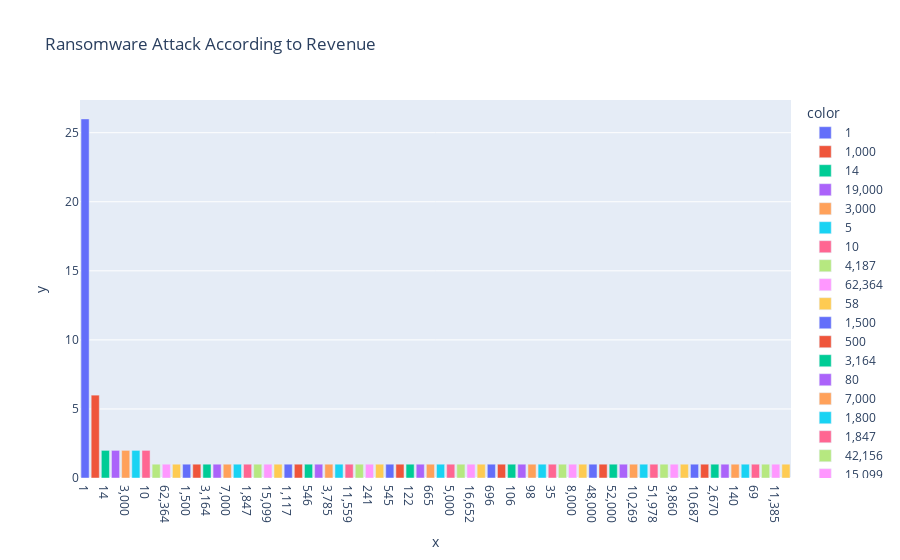

The code cell stored with this chart in its notebook:
### Code cell
rev = df['Revenue'].value_counts()
fig = px.bar(df,x=rev.index.values,y=rev.values,color=rev.index.values,title='Ransomware Attack According to Revenue')
fig

### Figure 1 — Plotly figure (JSON) as saved in the notebook; plotly's stock layout.template omitted (floating-point values rounded to 4 significant figures)
{"data": [{"alignmentgroup": "True", "hovertemplate": "color=1<br>x=%{x}<br>y=%{y}<extra></extra>", "legendgroup": "1", "marker": {"color": "#636efa", "pattern": {"shape": ""}}, "name": "1", "offsetgroup": "1", "orientation": "v", "showlegend": true, "textposition": "auto", "type": "bar", "x": ["1"], "xaxis": "x", "y": [26], "yaxis": "y"}, {"alignmentgroup": "True", "hovertemplate": "color=1,000<br>x=%{x}<br>y=%{y}<extra></extra>", "legendgroup": "1,000", "marker": {"color": "#EF553B", "pattern": {"shape": ""}}, "name": "1,000", "offsetgroup": "1,000", "orientation": "v", "showlegend": true, "textposition": "auto", "type": "bar", "x": ["1,000"], "xaxis": "x", "y": [6], "yaxis": "y"}, {"alignmentgroup": "True", "hovertemplate": "color=14<br>x=%{x}<br>y=%{y}<extra></extra>", "legendgroup": "14", "marker": {"color": "#00cc96", "pattern": {"shape": ""}}, "name": "14", "offsetgroup": "14", "orientation": "v", "showlegend": true, "textposition": "auto", "type": "bar", "x": ["14"], "xaxis": "x", "y": [2], "yaxis": "y"}, {"alignmentgroup": "True", "hovertemplate": "color=19,000<br>x=%{x}<br>y=%{y}<extra></extra>", "legendgroup": "19,000", "marker": {"color": "#ab63fa", "pattern": {"shape": ""}}, "name": "19,000", "offsetgroup": "19,000", "orientation": "v", "showlegend": true, "textposition": "auto", "type": "bar", "x": ["19,000"], "xaxis": "x", "y": [2], "yaxis": "y"}, {"alignmentgroup": "True", "hovertemplate": "color=3,000<br>x=%{x}<br>y=%{y}<extra></extra>", "legendgroup": "3,000", "marker": {"color": "#FFA15A", "pattern": {"shape": ""}}, "name": "3,000", "offsetgroup": "3,000", "orientation": "v", "showlegend": true, "textposition": "auto", "type": "bar", "x": ["3,000"], "xaxis": "x", "y": [2], "yaxis": "y"}, {"alignmentgroup": "True", "hovertemplate": "color=5<br>x=%{x}<br>y=%{y}<extra></extra>", "legendgroup": "5", "marker": {"color": "#19d3f3", "pattern": {"shape": ""}}, "name": "5", "offsetgroup": "5", "orientation": "v", "showlegend": true, "textposition": "auto", "type": "bar", "x": ["5"], "xaxis": "x", "y": [2], "yaxis": "y"}, {"alignmentgroup": "True", "hovertemplate": "color=10<br>x=%{x}<br>y=%{y}<extra></extra>", "legendgroup": "10", "marker": {"color": "#FF6692", "pattern": {"shape": ""}}, "name": "10", "offsetgroup": "10", "orientation": "v", "showlegend": true, "textposition": "auto", "type": "bar", "x": ["10"], "xaxis": "x", "y": [2], "yaxis": "y"}, {"alignmentgroup": "True", "hovertemplate": "color=4,187<br>x=%{x}<br>y=%{y}<extra></extra>", "legendgroup": "4,187", "marker": {"color": "#B6E880", "pattern": {"shape": ""}}, "name": "4,187", "offsetgroup": "4,187", "orientation": "v", "showlegend": true, "textposition": "auto", "type": "bar", "x": ["4,187"], "xaxis": "x", "y": [1], "yaxis": "y"}, {"alignmentgroup": "True", "hovertemplate": "color=62,364<br>x=%{x}<br>y=%{y}<extra></extra>", "legendgroup": "62,364", "marker": {"color": "#FF97FF", "pattern": {"shape": ""}}, "name": "62,364", "offsetgroup": "62,364", "orientation": "v", "showlegend": true, "textposition": "auto", "type": "bar", "x": ["62,364"], "xaxis": "x", "y": [1], "yaxis": "y"}, {"alignmentgroup": "True", "hovertemplate": "color=58<br>x=%{x}<br>y=%{y}<extra></extra>", "legendgroup": "58", "marker": {"color": "#FECB52", "pattern": {"shape": ""}}, "name": "58", "offsetgroup": "58", "orientation": "v", "showlegend": true, "textposition": "auto", "type": "bar", "x": ["58"], "xaxis": "x", "y": [1], "yaxis": "y"}, {"alignmentgroup": "True", "hovertemplate": "color=1,500<br>x=%{x}<br>y=%{y}<extra></extra>", "legendgroup": "1,500", "marker": {"color": "#636efa", "pattern": {"shape": ""}}, "name": "1,500", "offsetgroup": "1,500", "orientation": "v", "showlegend": true, "textposition": "auto", "type": "bar", "x": ["1,500"], "xaxis": "x", "y": [1], "yaxis": "y"}, {"alignmentgroup": "True", "hovertemplate": "color=500<br>x=%{x}<br>y=%{y}<extra></extra>", "legendgroup": "500", "marker": {"color": "#EF553B", "pattern": {"shape": ""}}, "name": "500", "offsetgroup": "500", "orientation": "v", "showlegend": true, "textposition": "auto", "type": "bar", "x": ["500"], "xaxis": "x", "y": [1], "yaxis": "y"}, {"alignmentgroup": "True", "hovertemplate": "color=3,164<br>x=%{x}<br>y=%{y}<extra></extra>", "legendgroup": "3,164", "marker": {"color": "#00cc96", "pattern": {"shape": ""}}, "name": "3,164", "offsetgroup": "3,164", "orientation": "v", "showlegend": true, "textposition": "auto", "type": "bar", "x": ["3,164"], "xaxis": "x", "y": [1], "yaxis": "y"}, {"alignmentgroup": "True", "hovertemplate": "color=80<br>x=%{x}<br>y=%{y}<extra></extra>", "legendgroup": "80", "marker": {"color": "#ab63fa", "pattern": {"shape": ""}}, "name": "80", "offsetgroup": "80", "orientation": "v", "showlegend": true, "textposition": "auto", "type": "bar", "x": ["80"], "xaxis": "x", "y": [1], "yaxis": "y"}, {"alignmentgroup": "True", "hovertemplate": "color=7,000<br>x=%{x}<br>y=%{y}<extra></extra>", "legendgroup": "7,000", "marker": {"color": "#FFA15A", "pattern": {"shape": ""}}, "name": "7,000", "offsetgroup": "7,000", "orientation": "v", "showlegend": true, "textposition": "auto", "type": "bar", "x": ["7,000"], "xaxis": "x", "y": [1], "yaxis": "y"}, {"alignmentgroup": "True", "hovertemplate": "color=1,800<br>x=%{x}<br>y=%{y}<extra></extra>", "legendgroup": "1,800", "marker": {"color": "#19d3f3", "pattern": {"shape": ""}}, "name": "1,800", "offsetgroup": "1,800", "orientation": "v", "showlegend": true, "textposition": "auto", "type": "bar", "x": ["1,800"], "xaxis": "x", "y": [1], "yaxis": "y"}, {"alignmentgroup": "True", "hovertemplate": "color=1,847<br>x=%{x}<br>y=%{y}<extra></extra>", "legendgroup": "1,847", "marker": {"color": "#FF6692", "pattern": {"shape": ""}}, "name": "1,847", "offsetgroup": "1,847", "orientation": "v", "showlegend": true, "textposition": "auto", "type": "bar", "x": ["1,847"], "xaxis": "x", "y": [1], "yaxis": "y"}, {"alignmentgroup": "True", "hovertemplate": "color=42,156<br>x=%{x}<br>y=%{y}<extra></extra>", "legendgroup": "42,156", "marker": {"color": "#B6E880", "pattern": {"shape": ""}}, "name": "42,156", "offsetgroup": "42,156", "orientation": "v", "showlegend": true, "textposition": "auto", "type": "bar", "x": ["42,156"], "xaxis": "x", "y": [1], "yaxis": "y"}, {"alignmentgroup": "True", "hovertemplate": "color=15,099<br>x=%{x}<br>y=%{y}<extra></extra>", "legendgroup": "15,099", "marker": {"color": "#FF97FF", "pattern": {"shape": ""}}, "name": "15,099", "offsetgroup": "15,099", "orientation": "v", "showlegend": true, "textposition": "auto", "type": "bar", "x": ["15,099"], "xaxis": "x", "y": [1], "yaxis": "y"}, {"alignmentgroup": "True", "hovertemplate": "color=1,012<br>x=%{x}<br>y=%{y}<extra></extra>", "legendgroup": "1,012", "marker": {"color": "#FECB52", "pattern": {"shape": ""}}, "name": "1,012", "offsetgroup": "1,012", "orientation": "v", "showlegend": true, "textposition": "auto", "type": "bar", "x": ["1,012"], "xaxis": "x", "y": [1], "yaxis": "y"}, {"alignmentgroup": "True", "hovertemplate": "color=1,117<br>x=%{x}<br>y=%{y}<extra></extra>", "legendgroup": "1,117", "marker": {"color": "#636efa", "pattern": {"shape": ""}}, "name": "1,117", "offsetgroup": "1,117", "orientation": "v", "showlegend": true, "textposition": "auto", "type": "bar", "x": ["1,117"], "xaxis": "x", "y": [1], "yaxis": "y"}, {"alignmentgroup": "True", "hovertemplate": "color=300<br>x=%{x}<br>y=%{y}<extra></extra>", "legendgroup": "300", "marker": {"color": "#EF553B", "pattern": {"shape": ""}}, "name": "300", "offsetgroup": "300", "orientation": "v", "showlegend": true, "textposition": "auto", "type": "bar", "x": ["300"], "xaxis": "x", "y": [1], "yaxis": "y"}, {"alignmentgroup": "True", "hovertemplate": "color=546<br>x=%{x}<br>y=%{y}<extra></extra>", "legendgroup": "546", "marker": {"color": "#00cc96", "pattern": {"shape": ""}}, "name": "546", "offsetgroup": "546", "orientation": "v", "showlegend": true, "textposition": "auto", "type": "bar", "x": ["546"], "xaxis": "x", "y": [1], "yaxis": "y"}, {"alignmentgroup": "True", "hovertemplate": "color=81,591<br>x=%{x}<br>y=%{y}<extra></extra>", "legendgroup": "81,591", "marker": {"color": "#ab63fa", "pattern": {"shape": ""}}, "name": "81,591", "offsetgroup": "81,591", "orientation": "v", "showlegend": true, "textposition": "auto", "type": "bar", "x": ["81,591"], "xaxis": "x", "y": [1], "yaxis": "y"}, {"alignmentgroup": "True", "hovertemplate": "color=3,785<br>x=%{x}<br>y=%{y}<extra></extra>", "legendgroup": "3,785", "marker": {"color": "#FFA15A", "pattern": {"shape": ""}}, "name": "3,785", "offsetgroup": "3,785", "orientation": "v", "showlegend": true, "textposition": "auto", "type": "bar", "x": ["3,785"], "xaxis": "x", "y": [1], "yaxis": "y"}, {"alignmentgroup": "True", "hovertemplate": "color=3<br>x=%{x}<br>y=%{y}<extra></extra>", "legendgroup": "3", "marker": {"color": "#19d3f3", "pattern": {"shape": ""}}, "name": "3", "offsetgroup": "3", "orientation": "v", "showlegend": true, "textposition": "auto", "type": "bar", "x": ["3"], "xaxis": "x", "y": [1], "yaxis": "y"}, {"alignmentgroup": "True", "hovertemplate": "color=11,559<br>x=%{x}<br>y=%{y}<extra></extra>", "legendgroup": "11,559", "marker": {"color": "#FF6692", "pattern": {"shape": ""}}, "name": "11,559", "offsetgroup": "11,559", "orientation": "v", "showlegend": true, "textposition": "auto", "type": "bar", "x": ["11,559"], "xaxis": "x", "y": [1], "yaxis": "y"}, {"alignmentgroup": "True", "hovertemplate": "color=87,000<br>x=%{x}<br>y=%{y}<extra></extra>", "legendgroup": "87,000", "marker": {"color": "#B6E880", "pattern": {"shape": ""}}, "name": "87,000", "offsetgroup": "87,000", "orientation": "v", "showlegend": true, "textposition": "auto", "type": "bar", "x": ["87,000"], "xaxis": "x", "y": [1], "yaxis": "y"}, {"alignmentgroup": "True", "hovertemplate": "color=241<br>x=%{x}<br>y=%{y}<extra></extra>", "legendgroup": "241", "marker": {"color": "#FF97FF", "pattern": {"shape": ""}}, "name": "241", "offsetgroup": "241", "orientation": "v", "showlegend": true, "textposition": "auto", "type": "bar", "x": ["241"], "xaxis": "x", "y": [1], "yaxis": "y"}, {"alignmentgroup": "True", "hovertemplate": "color=29<br>x=%{x}<br>y=%{y}<extra></extra>", "legendgroup": "29", "marker": {"color": "#FECB52", "pattern": {"shape": ""}}, "name": "29", "offsetgroup": "29", "orientation": "v", "showlegend": true, "textposition": "auto", "type": "bar", "x": ["29"], "xaxis": "x", "y": [1], "yaxis": "y"}, {"alignmentgroup": "True", "hovertemplate": "color=545<br>x=%{x}<br>y=%{y}<extra></extra>", "legendgroup": "545", "marker": {"color": "#636efa", "pattern": {"shape": ""}}, "name": "545", "offsetgroup": "545", "orientation": "v", "showlegend": true, "textposition": "auto", "type": "bar", "x": ["545"], "xaxis": "x", "y": [1], "yaxis": "y"}, {"alignmentgroup": "True", "hovertemplate": "color=163<br>x=%{x}<br>y=%{y}<extra></extra>", "legendgroup": "163", "marker": {"color": "#EF553B", "pattern": {"shape": ""}}, "name": "163", "offsetgroup": "163", "orientation": "v", "showlegend": true, "textposition": "auto", "type": "bar", "x": ["163"], "xaxis": "x", "y": [1], "yaxis": "y"}, {"alignmentgroup": "True", "hovertemplate": "color=122<br>x=%{x}<br>y=%{y}<extra></extra>", "legendgroup": "122", "marker": {"color": "#00cc96", "pattern": {"shape": ""}}, "name": "122", "offsetgroup": "122", "orientation": "v", "showlegend": true, "textposition": "auto", "type": "bar", "x": ["122"], "xaxis": "x", "y": [1], "yaxis": "y"}, {"alignmentgroup": "True", "hovertemplate": "color=39,722<br>x=%{x}<br>y=%{y}<extra></extra>", "legendgroup": "39,722", "marker": {"color": "#ab63fa", "pattern": {"shape": ""}}, "name": "39,722", "offsetgroup": "39,722", "orientation": "v", "showlegend": true, "textposition": "auto", "type": "bar", "x": ["39,722"], "xaxis": "x", "y": [1], "yaxis": "y"}, {"alignmentgroup": "True", "hovertemplate": "color=665<br>x=%{x}<br>y=%{y}<extra></extra>", "legendgroup": "665", "marker": {"color": "#FFA15A", "pattern": {"shape": ""}}, "name": "665", "offsetgroup": "665", "orientation": "v", "showlegend": true, "textposition": "auto", "type": "bar", "x": ["665"], "xaxis": "x", "y": [1], "yaxis": "y"}, {"alignmentgroup": "True", "hovertemplate": "color=201<br>x=%{x}<br>y=%{y}<extra></extra>", "legendgroup": "201", "marker": {"color": "#19d3f3", "pattern": {"shape": ""}}, "name": "201", "offsetgroup": "201", "orientation": "v", "showlegend": true, "textposition": "auto", "type": "bar", "x": ["201"], "xaxis": "x", "y": [1], "yaxis": "y"}, {"alignmentgroup": "True", "hovertemplate": "color=5,000<br>x=%{x}<br>y=%{y}<extra></extra>", "legendgroup": "5,000", "marker": {"color": "#FF6692", "pattern": {"shape": ""}}, "name": "5,000", "offsetgroup": "5,000", "orientation": "v", "showlegend": true, "textposition": "auto", "type": "bar", "x": ["5,000"], "xaxis": "x", "y": [1], "yaxis": "y"}, {"alignmentgroup": "True", "hovertemplate": "color=2,000<br>x=%{x}<br>y=%{y}<extra></extra>", "legendgroup": "2,000", "marker": {"color": "#B6E880", "pattern": {"shape": ""}}, "name": "2,000", "offsetgroup": "2,000", "orientation": "v", "showlegend": true, "textposition": "auto", "type": "bar", "x": ["2,000"], "xaxis": "x", "y": [1], "yaxis": "y"}, {"alignmentgroup": "True", "hovertemplate": "color=16,652<br>x=%{x}<br>y=%{y}<extra></extra>", "legendgroup": "16,652", "marker": {"color": "#FF97FF", "pattern": {"shape": ""}}, "name": "16,652", "offsetgroup": "16,652", "orientation": "v", "showlegend": true, "textposition": "auto", "type": "bar", "x": ["16,652"], "xaxis": "x", "y": [1], "yaxis": "y"}, {"alignmentgroup": "True", "hovertemplate": "color=5,170<br>x=%{x}<br>y=%{y}<extra></extra>", "legendgroup": "5,170", "marker": {"color": "#FECB52", "pattern": {"shape": ""}}, "name": "5,170", "offsetgroup": "5,170", "orientation": "v", "showlegend": true, "textposition": "auto", "type": "bar", "x": ["5,170"], "xaxis": "x", "y": [1], "yaxis": "y"}, {"alignmentgroup": "True", "hovertemplate": "color=696<br>x=%{x}<br>y=%{y}<extra></extra>", "legendgroup": "696", "marker": {"color": "#636efa", "pattern": {"shape": ""}}, "name": "696", "offsetgroup": "696", "orientation": "v", "showlegend": true, "textposition": "auto", "type": "bar", "x": ["696"], "xaxis": "x", "y": [1], "yaxis": "y"}, {"alignmentgroup": "True", "hovertemplate": "color=23,000<br>x=%{x}<br>y=%{y}<extra></extra>", "legendgroup": "23,000", "marker": {"color": "#EF553B", "pattern": {"shape": ""}}, "name": "23,000", "offsetgroup": "23,000", "orientation": "v", "showlegend": true, "textposition": "auto", "type": "bar", "x": ["23,000"], "xaxis": "x", "y": [1], "yaxis": "y"}, {"alignmentgroup": "True", "hovertemplate": "color=106<br>x=%{x}<br>y=%{y}<extra></extra>", "legendgroup": "106", "marker": {"color": "#00cc96", "pattern": {"shape": ""}}, "name": "106", "offsetgroup": "106", "orientation": "v", "showlegend": true, "textposition": "auto", "type": "bar", "x": ["106"], "xaxis": "x", "y": [1], "yaxis": "y"}, {"alignmentgroup": "True", "hovertemplate": "color=750<br>x=%{x}<br>y=%{y}<extra></extra>", "legendgroup": "750", "marker": {"color": "#ab63fa", "pattern": {"shape": ""}}, "name": "750", "offsetgroup": "750", "orientation": "v", "showlegend": true, "textposition": "auto", "type": "bar", "x": ["750"], "xaxis": "x", "y": [1], "yaxis": "y"}, {"alignmentgroup": "True", "hovertemplate": "color=98<br>x=%{x}<br>y=%{y}<extra></extra>", "legendgroup": "98", "marker": {"color": "#FFA15A", "pattern": {"shape": ""}}, "name": "98", "offsetgroup": "98", "orientation": "v", "showlegend": true, "textposition": "auto", "type": "bar", "x": ["98"], "xaxis": "x", "y": [1], "yaxis": "y"}, {"alignmentgroup": "True", "hovertemplate": "color=15<br>x=%{x}<br>y=%{y}<extra></extra>", "legendgroup": "15", "marker": {"color": "#19d3f3", "pattern": {"shape": ""}}, "name": "15", "offsetgroup": "15", "orientation": "v", "showlegend": true, "textposition": "auto", "type": "bar", "x": ["15"], "xaxis": "x", "y": [1], "yaxis": "y"}, {"alignmentgroup": "True", "hovertemplate": "color=35<br>x=%{x}<br>y=%{y}<extra></extra>", "legendgroup": "35", "marker": {"color": "#FF6692", "pattern": {"shape": ""}}, "name": "35", "offsetgroup": "35", "orientation": "v", "showlegend": true, "textposition": "auto", "type": "bar", "x": ["35"], "xaxis": "x", "y": [1], "yaxis": "y"}, {"alignmentgroup": "True", "hovertemplate": "color=16,000<br>x=%{x}<br>y=%{y}<extra></extra>", "legendgroup": "16,000", "marker": {"color": "#B6E880", "pattern": {"shape": ""}}, "name": "16,000", "offsetgroup": "16,000", "orientation": "v", "showlegend": true, "textposition": "auto", "type": "bar", "x": ["16,000"], "xaxis": "x", "y": [1], "yaxis": "y"}, {"alignmentgroup": "True", "hovertemplate": "color=8,000<br>x=%{x}<br>y=%{y}<extra></extra>", "legendgroup": "8,000", "marker": {"color": "#FF97FF", "pattern": {"shape": ""}}, "name": "8,000", "offsetgroup": "8,000", "orientation": "v", "showlegend": true, "textposition": "auto", "type": "bar", "x": ["8,000"], "xaxis": "x", "y": [1], "yaxis": "y"}, {"alignmentgroup": "True", "hovertemplate": "color=69,000<br>x=%{x}<br>y=%{y}<extra></extra>", "legendgroup": "69,000", "marker": {"color": "#FECB52", "pattern": {"shape": ""}}, "name": "69,000", "offsetgroup": "69,000", "orientation": "v", "showlegend": true, "textposition": "auto", "type": "bar", "x": ["69,000"], "xaxis": "x", "y": [1], "yaxis": "y"}, {"alignmentgroup": "True", "hovertemplate": "color=48,000<br>x=%{x}<br>y=%{y}<extra></extra>", "legendgroup": "48,000", "marker": {"color": "#636efa", "pattern": {"shape": ""}}, "name": "48,000", "offsetgroup": "48,000", "orientation": "v", "showlegend": true, "textposition": "auto", "type": "bar", "x": ["48,000"], "xaxis": "x", "y": [1], "yaxis": "y"}, {"alignmentgroup": "True", "hovertemplate": "color=26,000<br>x=%{x}<br>y=%{y}<extra></extra>", "legendgroup": "26,000", "marker": {"color": "#EF553B", "pattern": {"shape": ""}}, "name": "26,000", "offsetgroup": "26,000", "orientation": "v", "showlegend": true, "textposition": "auto", "type": "bar", "x": ["26,000"], "xaxis": "x", "y": [1], "yaxis": "y"}, {"alignmentgroup": "True", "hovertemplate": "color=52,000<br>x=%{x}<br>y=%{y}<extra></extra>", "legendgroup": "52,000", "marker": {"color": "#00cc96", "pattern": {"shape": ""}}, "name": "52,000", "offsetgroup": "52,000", "orientation": "v", "showlegend": true, "textposition": "auto", "type": "bar", "x": ["52,000"], "xaxis": "x", "y": [1], "yaxis": "y"}, {"alignmentgroup": "True", "hovertemplate": "color=53,445<br>x=%{x}<br>y=%{y}<extra></extra>", "legendgroup": "53,445", "marker": {"color": "#ab63fa", "pattern": {"shape": ""}}, "name": "53,445", "offsetgroup": "53,445", "orientation": "v", "showlegend": true, "textposition": "auto", "type": "bar", "x": ["53,445"], "xaxis": "x", "y": [1], "yaxis": "y"}, {"alignmentgroup": "True", "hovertemplate": "color=10,269<br>x=%{x}<br>y=%{y}<extra></extra>", "legendgroup": "10,269", "marker": {"color": "#FFA15A", "pattern": {"shape": ""}}, "name": "10,269", "offsetgroup": "10,269", "orientation": "v", "showlegend": true, "textposition": "auto", "type": "bar", "x": ["10,269"], "xaxis": "x", "y": [1], "yaxis": "y"}, {"alignmentgroup": "True", "hovertemplate": "color=127<br>x=%{x}<br>y=%{y}<extra></extra>", "legendgroup": "127", "marker": {"color": "#19d3f3", "pattern": {"shape": ""}}, "name": "127", "offsetgroup": "127", "orientation": "v", "showlegend": true, "textposition": "auto", "type": "bar", "x": ["127"], "xaxis": "x", "y": [1], "yaxis": "y"}, {"alignmentgroup": "True", "hovertemplate": "color=51,978<br>x=%{x}<br>y=%{y}<extra></extra>", "legendgroup": "51,978", "marker": {"color": "#FF6692", "pattern": {"shape": ""}}, "name": "51,978", "offsetgroup": "51,978", "orientation": "v", "showlegend": true, "textposition": "auto", "type": "bar", "x": ["51,978"], "xaxis": "x", "y": [1], "yaxis": "y"}, {"alignmentgroup": "True", "hovertemplate": "color=156<br>x=%{x}<br>y=%{y}<extra></extra>", "legendgroup": "156", "marker": {"color": "#B6E880", "pattern": {"shape": ""}}, "name": "156", "offsetgroup": "156", "orientation": "v", "showlegend": true, "textposition": "auto", "type": "bar", "x": ["156"], "xaxis": "x", "y": [1], "yaxis": "y"}, {"alignmentgroup": "True", "hovertemplate": "color=9,860<br>x=%{x}<br>y=%{y}<extra></extra>", "legendgroup": "9,860", "marker": {"color": "#FF97FF", "pattern": {"shape": ""}}, "name": "9,860", "offsetgroup": "9,860", "orientation": "v", "showlegend": true, "textposition": "auto", "type": "bar", "x": ["9,860"], "xaxis": "x", "y": [1], "yaxis": "y"}, {"alignmentgroup": "True", "hovertemplate": "color=334<br>x=%{x}<br>y=%{y}<extra></extra>", "legendgroup": "334", "marker": {"color": "#FECB52", "pattern": {"shape": ""}}, "name": "334", "offsetgroup": "334", "orientation": "v", "showlegend": true, "textposition": "auto", "type": "bar", "x": ["334"], "xaxis": "x", "y": [1], "yaxis": "y"}, {"alignmentgroup": "True", "hovertemplate": "color=10,687<br>x=%{x}<br>y=%{y}<extra></extra>", "legendgroup": "10,687", "marker": {"color": "#636efa", "pattern": {"shape": ""}}, "name": "10,687", "offsetgroup": "10,687", "orientation": "v", "showlegend": true, "textposition": "auto", "type": "bar", "x": ["10,687"], "xaxis": "x", "y": [1], "yaxis": "y"}, {"alignmentgroup": "True", "hovertemplate": "color=28<br>x=%{x}<br>y=%{y}<extra></extra>", "legendgroup": "28", "marker": {"color": "#EF553B", "pattern": {"shape": ""}}, "name": "28", "offsetgroup": "28", "orientation": "v", "showlegend": true, "textposition": "auto", "type": "bar", "x": ["28"], "xaxis": "x", "y": [1], "yaxis": "y"}, {"alignmentgroup": "True", "hovertemplate": "color=2,670<br>x=%{x}<br>y=%{y}<extra></extra>", "legendgroup": "2,670", "marker": {"color": "#00cc96", "pattern": {"shape": ""}}, "name": "2,670", "offsetgroup": "2,670", "orientation": "v", "showlegend": true, "textposition": "auto", "type": "bar", "x": ["2,670"], "xaxis": "x", "y": [1], "yaxis": "y"}, {"alignmentgroup": "True", "hovertemplate": "color=39,369<br>x=%{x}<br>y=%{y}<extra></extra>", "legendgroup": "39,369", "marker": {"color": "#ab63fa", "pattern": {"shape": ""}}, "name": "39,369", "offsetgroup": "39,369", "orientation": "v", "showlegend": true, "textposition": "auto", "type": "bar", "x": ["39,369"], "xaxis": "x", "y": [1], "yaxis": "y"}, {"alignmentgroup": "True", "hovertemplate": "color=140<br>x=%{x}<br>y=%{y}<extra></extra>", "legendgroup": "140", "marker": {"color": "#FFA15A", "pattern": {"shape": ""}}, "name": "140", "offsetgroup": "140", "orientation": "v", "showlegend": true, "textposition": "auto", "type": "bar", "x": ["140"], "xaxis": "x", "y": [1], "yaxis": "y"}, {"alignmentgroup": "True", "hovertemplate": "color=14,063<br>x=%{x}<br>y=%{y}<extra></extra>", "legendgroup": "14,063", "marker": {"color": "#19d3f3", "pattern": {"shape": ""}}, "name": "14,063", "offsetgroup": "14,063", "orientation": "v", "showlegend": true, "textposition": "auto", "type": "bar", "x": ["14,063"], "xaxis": "x", "y": [1], "yaxis": "y"}, {"alignmentgroup": "True", "hovertemplate": "color=69<br>x=%{x}<br>y=%{y}<extra></extra>", "legendgroup": "69", "marker": {"color": "#FF6692", "pattern": {"shape": ""}}, "name": "69", "offsetgroup": "69", "orientation": "v", "showlegend": true, "textposition": "auto", "type": "bar", "x": ["69"], "xaxis": "x", "y": [1], "yaxis": "y"}, {"alignmentgroup": "True", "hovertemplate": "color=373<br>x=%{x}<br>y=%{y}<extra></extra>", "legendgroup": "373", "marker": {"color": "#B6E880", "pattern": {"shape": ""}}, "name": "373", "offsetgroup": "373", "orientation": "v", "showlegend": true, "textposition": "auto", "type": "bar", "x": ["373"], "xaxis": "x", "y": [1], "yaxis": "y"}, {"alignmentgroup": "True", "hovertemplate": "color=11,385<br>x=%{x}<br>y=%{y}<extra></extra>", "legendgroup": "11,385", "marker": {"color": "#FF97FF", "pattern": {"shape": ""}}, "name": "11,385", "offsetgroup": "11,385", "orientation": "v", "showlegend": true, "textposition": "auto", "type": "bar", "x": ["11,385"], "xaxis": "x", "y": [1], "yaxis": "y"}, {"alignmentgroup": "True", "hovertemplate": "color=289<br>x=%{x}<br>y=%{y}<extra></extra>", "legendgroup": "289", "marker": {"color": "#FECB52", "pattern": {"shape": ""}}, "name": "289", "offsetgroup": "289", "orientation": "v", "showlegend": true, "textposition": "auto", "type": "bar", "x": ["289"], "xaxis": "x", "y": [1], "yaxis": "y"}], "layout": {"barmode": "relative", "legend": {"title": {"text": "color"}, "tracegroupgap": 0}, "title": {"text": "Ransomware Attack According to Revenue"}, "xaxis": {"anchor": "y", "domain": [0, 1], "title": {"text": "x"}}, "yaxis": {"anchor": "x", "domain": [0, 1], "title": {"text": "y"}}}}
